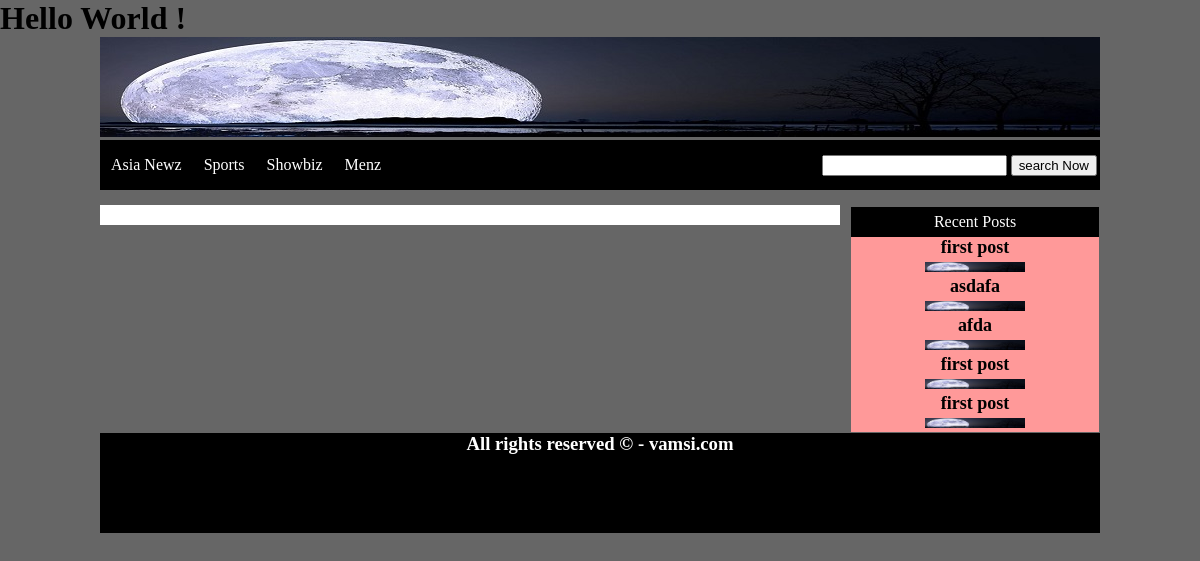
The app's page /results.php with its own data.
### tables this page shows
CREATE TABLE `categories` (
  `cat_id` int(5) NOT NULL,
  `cat_title` varchar(50) NOT NULL
);

CREATE TABLE `posts` (
  `post_id` int(11) NOT NULL,
  `category_id` int(11) NOT NULL,
  `post_title` varchar(111) NOT NULL,
  `post_date` varchar(111) NOT NULL,
  `post_author` varchar(111) NOT NULL,
  `post_keywords` text NOT NULL,
  `post_image` text NOT NULL,
  `post_content` text NOT NULL
);

### results.php (the view, shortened to what this page needs)
<!DOCTYPE html>
<html>
	<head>
		<link rel="stylesheet" href="styles/styles.css" media="all" />
	</head>
	<body>
		<h1>Hello World !</h1>
		<div  class="container">
			<div class="head">
                    <a href="index.php"><img src="images/header1.jpg" /></a>
			</div>
			<div class="navbar">
				<ul id="menu">
					<?php
						include_once('includes/connect.php');
						$get_cats="select * from categories";
					    $run_cats = mysqli_query($conn, $get_cats);
						while($cats_row=mysqli_fetch_array($run_cats)){
							$cat_id = $cats_row['cat_id'];
							$cat_title= $cats_row['cat_title'];
							echo "<li><a href='index.php?cat=$cat_id'>$cat_title</a></li>";
						}
					?>
				</ul>
				<div>
					<form id="form" method="get" action="results.php" enctype="multipart/form-data">
						<input type="text" name="search_query" />
						<input type="submit" name="search" value="search Now" />
					</form>
				</div>
			</div>
			<div class="post_area">
			</div>
			<div class="side_bar">
				<?php
					$get_posts= "select * FROM posts order by 1 desc LIMIT 0,5";
					$run_posts= mysqli_query($conn, $get_posts);
					echo "<div id='s_title'>Recent Posts</div>";
					while($row_posts=mysqli_fetch_array($run_posts)){
						$post_id = $row_posts['post_id'];
						$post_title = $row_posts['post_title'];
						$post_image = $row_posts['post_image'];
						echo "
						<div class='recent_posts'>
							<h2><a  href='details.php?post=$post_id'> $post_title</a></h2>
							<img src='admin/news_images/$post_image' width='100' height-'100'/>
					   </div>
						";
					}
				?>
			</div>
			<div class="footer"><h3 style="paddding:20px; text-align:center">All rights reserved &copy; - vamsi.com</h3></div>
		</div>
	</body>
</html>

### styles/styles.css (style rules this page uses)
html, body, div, span, applet, object, iframe, h1, h2, h3, h4, h5, h6, p, blockquote, pre, a, abbr, acronym, address, big, cite, code, del, dfn, em, img, ins, kbd, q, s, samp, small, strike, strong, sub, sup, tt, var, b, u, i, center, dl, dt, dd, ol, ul, li, fieldset, form, label, legend, table, caption, tbody, tfoot, thead, tr, th, td, article, aside, canvas, details, embed, figure, figcaption, footer, header, hgroup, menu, nav, output, ruby, section, summary, time, mark, audio, video { margin: 0; padding: 0; border: 0; vertical-align: baseline; }
.container { width: 1000px; margin: auto; }
.head { width: 1000px; height: 100px; background: #fff; }
body { background: #666; }
.navbar { width:1000px; height: 50px; background: black; color:white; margin-top:3px; margin-bottom: 15px; }
#menu { line-height: 50px; float:left; }
#menu li { list-style-type: none; display: inline; color: white; }
#menu a { text-decoration: none; font-family: "comic sans MS"; color:white; font-size:16px; padding: 6px; margin:5px; }
#form { float: right; line-height: 50px; margin-right: 3px; }
.post_area { clear: left; width:720px; background:white; float: left; margin-right: 10px; padding:10px; }
.side_bar { width:248px; background: #f99; float:right; border: solid 1px #666; }
.recent_posts { text-decoration: none; text-align: center; }
.recent_posts a { text-decoration: none; color:black; }
.recent_posts h2 { font-size:18px; }
#s_title { background:#000000; color:#FFFFFF; text-align: center; height: 30px; line-height:30px; border-top:solid 1px #666666; }
.footer { clear:both; width: 1000px; height: 100px; margin-top: 100px; background: black; color: white; }

### records on screen
categories: cat_title "Asia Newz"
categories: cat_title "Sports"
categories: cat_title "Showbiz"
categories: cat_title "Menz"
posts: post_title "first post", post_image (picture)
posts: post_title "asdafa", post_image (picture)
posts: post_title "afda", post_image (picture)
posts: post_title "first post", post_image (picture)
posts: post_title "first post", post_image (picture)
